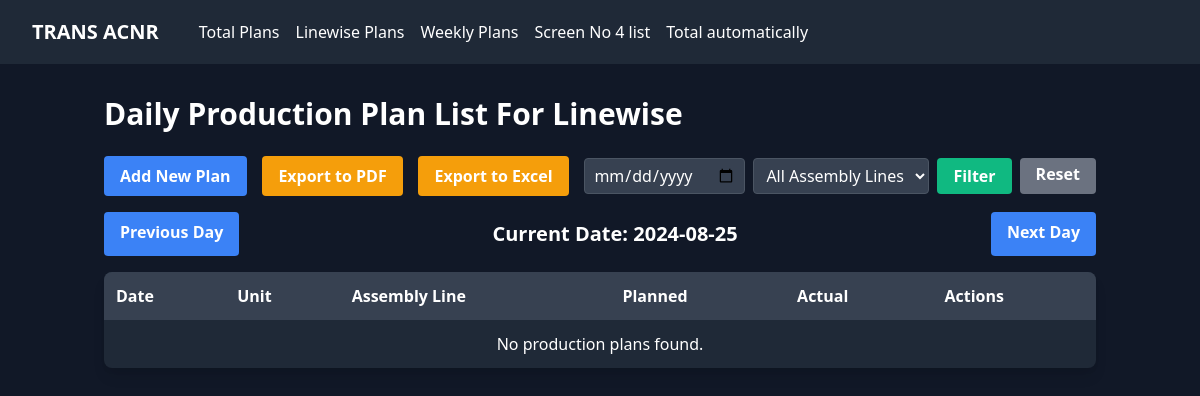
/screen/linewise/?date=2024-08-25, run on an earlier commit of the app's database.
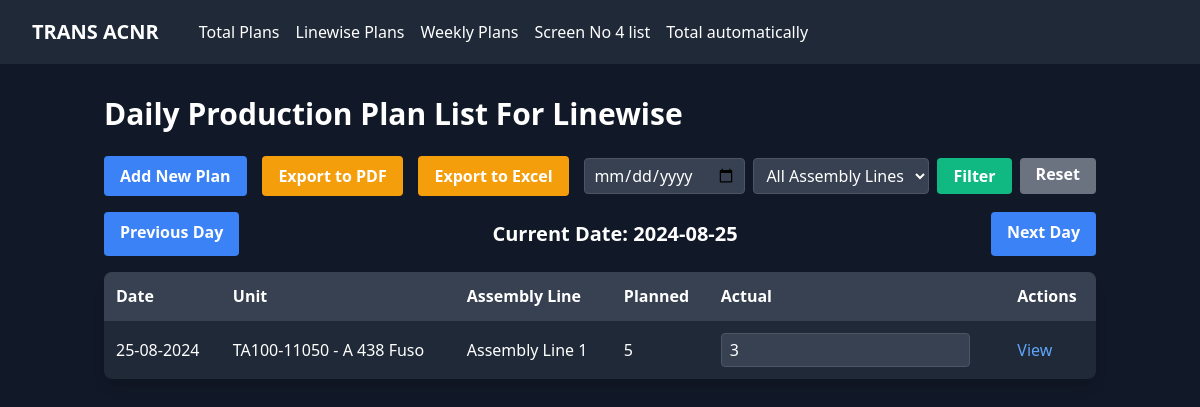
And on a later commit of the database.
### screen_app/models.py (models this page shows, shortened)
class ProductionPlan(models.Model):
    s_no = models.AutoField(primary_key=True)
    date = models.DateField(default=timezone.now)
    assembly_line = models.ForeignKey(AssemblyLine, on_delete=models.PROTECT)
    unit = models.ForeignKey(Unit, on_delete=models.PROTECT)
    qty_planned = models.IntegerField()
    qty_actual = models.IntegerField(default=0,blank=True)
    remarks = models.TextField(blank=True, null=True)
    def __str__(self):
        return f"{self.date} - {self.unit.model}"
    class Meta:
        verbose_name = "Daily Production Plan Vs Actual LineWise"
        verbose_name_plural = "Daily Production Plan Vs Actual Total LineWise"

class Unit(models.Model):
    code = models.CharField(max_length=20, unique=True)
    model = models.CharField(max_length=100)

class AssemblyLine(models.Model):
    name = models.CharField(max_length=100)
    number = models.IntegerField(unique=True)

### screen_app/views.py (the view)
# urls.py: path('linewise/', views.ProductionPlanListView.as_view(), name='production_plan_list_linewise'),
class ProductionPlanListView(ListView):
    model = ProductionPlan
    template_name = 'linewise/production_plan_list.html'
    context_object_name = 'plans'
    paginate_by = 10
    def get_queryset(self):
        queryset = super().get_queryset()
        date = self.request.GET.get('date')
        if date:
            try:
                date = datetime.strptime(date, "%Y-%m-%d").date()
            except ValueError:
                date = datetime.today().date()
        else:
            date = datetime.today().date()
        queryset = queryset.filter(date=date)
        assembly_line = self.request.GET.get('assembly_line')
        if assembly_line:
            queryset = queryset.filter(assembly_line__name=assembly_line)
        return queryset
    def get_context_data(self, **kwargs):
        context = super().get_context_data(**kwargs)
        assembly_lines = AssemblyLine.objects.all()
        context['assembly_lines'] = assembly_lines
        date_str = self.request.GET.get('date')
        if date_str:
            try:
                current_date = datetime.strptime(date_str, "%Y-%m-%d").date()
            except ValueError:
                current_date = datetime.today().date()
        else:
            current_date = datetime.today().date()
        previous_date = current_date - timedelta(days=1)
        next_date = current_date + timedelta(days=1)
        context['current_date'] = current_date.strftime("%Y-%m-%d")
        context['previous_date'] = previous_date.strftime("%Y-%m-%d")
        context['next_date'] = next_date.strftime("%Y-%m-%d")
        return context

### screen_app/templates/linewise/production_plan_list.html (shortened to what this page needs)
{% extends 'base.html' %}
{% block content %}
<h1 class="text-3xl font-bold mb-6 text-white">Daily Production Plan List For Linewise</h1>
<div class="mb-4 flex flex-col sm:flex-row justify-between items-center space-y-4 sm:space-y-0">
    <a href="{% url 'add_production_plan_linewise' %}" class="bg-blue-500 hover:bg-blue-600 text-white font-bold py-2 px-4 rounded">
        Add New Plan
    </a>
    <a href="{% url 'export_production_plan_pdf' %}?date={{ request.GET.date }}" class="bg-yellow-500 hover:bg-yellow-600 text-white font-bold py-2 px-4 rounded">
        Export to PDF
    </a>
    <a href="{% url 'export_production_plan' %}?date={{ request.GET.date }}" class="bg-yellow-500 hover:bg-yellow-600 text-white font-bold py-2 px-4 rounded">
        Export to Excel
    </a>
    <form method="get" class="flex flex-col sm:flex-row space-y-2 sm:space-y-0 sm:space-x-2">
        <input type="date" name="date" value="{{ current_date|date:'Y-m-d' }}"
               class="bg-gray-700 text-white border border-gray-600 rounded px-2 py-1 focus:outline-none focus:border-blue-500">
        <select name="assembly_line"
                class="bg-gray-700 text-white border border-gray-600 rounded px-2 py-1 focus:outline-none focus:border-blue-500">
            <option value="">All Assembly Lines</option>
        </select>
        <button type="submit" class="bg-green-500 hover:bg-green-600 text-white font-bold py-1 px-4 rounded">
            Filter
        </button>
        <a href="{% url 'production_plan_list_linewise' %}" class="bg-gray-500 hover:bg-gray-600 text-white font-bold py-1 px-4 rounded">
            Reset
        </a>
    </form>
</div>
<div class="mb-4 flex justify-between">
    <a href="?date={{ previous_date }}{% if request.GET.assembly_line %}&assembly_line={{ request.GET.assembly_line }}{% endif %}"
       class="bg-blue-500 hover:bg-blue-600 text-white font-bold py-2 px-4 rounded">
        Previous Day
    </a>
    <span class="text-xl font-semibold py-2 px-4">
        Current Date: {{ current_date }}
    </span>
    <a href="?date={{ next_date }}{% if request.GET.assembly_line %}&assembly_line={{ request.GET.assembly_line }}{% endif %}"
       class="bg-blue-500 hover:bg-blue-600 text-white font-bold py-2 px-4 rounded">
        Next Day
    </a>
</div>
<div class="bg-gray-800 rounded-lg shadow-lg overflow-hidden">
    <table class="w-full">
        <thead>
            <tr class="bg-gray-700">
                <th class="p-3 text-left text-white">Date</th>
                <th class="p-3 text-left text-white">Unit</th>
                <th class="p-3 text-left text-white">Assembly Line</th>
                <th class="p-3 text-left text-white">Planned</th>
                <th class="p-3 text-left text-white">Actual</th>
                <th class="p-3 text-left text-white">Actions</th>
            </tr>
        </thead>
        <tbody>
            {% for plan in plans %}
            <tr class="border-t border-gray-700">
                <td class="p-3 text-white">{{ plan.date|date:"d-m-Y" }}</td>
                <td class="p-3 text-white">{{ plan.unit.code }} - {{ plan.unit.model }}</td>
                <td class="p-3 text-white">{{ plan.assembly_line.name }}</td>
                <td class="p-3 text-white">{{ plan.qty_planned }}</td>
                <td class="p-3 text-white">
                    <input type="number"
                    class="actual-input bg-gray-700 text-white border border-gray-600 rounded px-2 py-1"
                    data-plan-id="{{ plan.s_no|default:'unknown' }}"
                    value="{{ plan.qty_actual|default_if_none:'0' }}"
                    min="0"
                    data-debug-info="{{ plan|pprint }}"
             >
                </td>
                <td class="p-3">
                    <a href="{% url 'production_plan_detail_linewise' plan.pk %}" class="text-blue-400 hover:text-blue-300">View</a>
                </td>
            </tr>
            {% empty %}
            <tr>
                <td colspan="6" class="p-3 text-center text-white">No production plans found.</td>
            </tr>
            {% endfor %}
        </tbody>
    </table>
</div>
{% endblock %}

What changed in the data, as far as the page shows it:
added ProductionPlan: date "25-08-2024", unit.code "TA100-11050", unit.model "A 438 Fuso", assembly_line.name "Assembly Line 1", qty_planned "5", qty_actual "3"
Also different on the page:
text no longer shown: "No production plans found."
